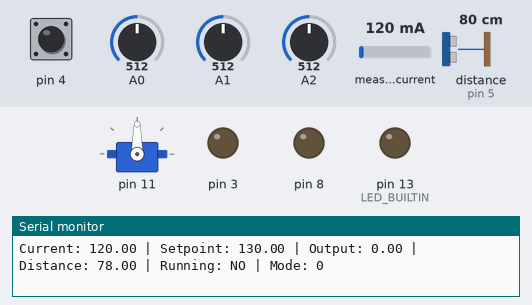
A sketch run on a simulated Arduino Uno, built with avr-gcc and run on an emulated ATmega328P. On the bench: servo, output pins drawn as LEDs (lit = HIGH), the last lines printed to the serial monitor. Wiring (inferred from the names in the program): ultrasonic range finder: trigger pin 6; echo pin 5. The inputs (shaded band) are chosen by the test bench; at power-on: pin 4 HIGH, A1 = 512, A0 = 512, A2 = 512, measured current 120 mA, distance to the obstacle (sensor on pin 5) 80 cm. The echo pulse lasts 58.3 µs per cm; pins used as bus, display or sensor lines are not drawn.

Above: at 1.2 s.
1.3 s: pin 4 pulled LOW for 0.15 s
At 2.7 s:
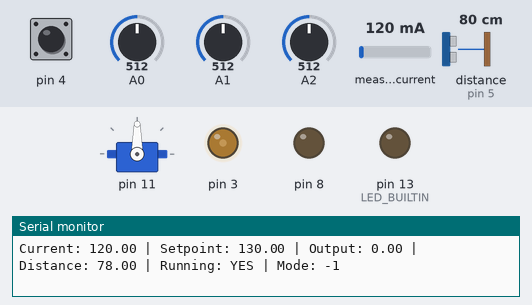
3.0 s: A1 set to 716
At 3.67 s:
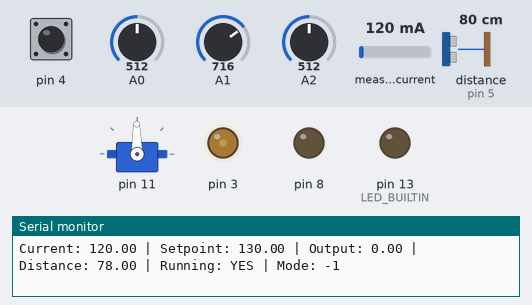
6.0 s: A1 set to 992
At 7.13 s:
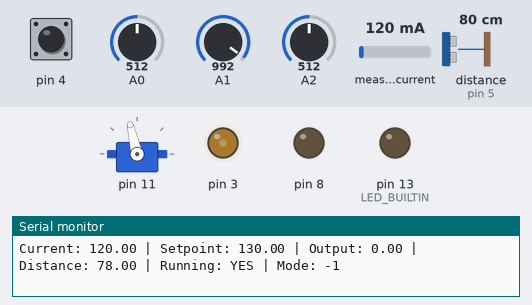
9.0 s: A1 set to 306
12.0 s: A1 set to 120
Timing chart, 0 to 23.5 s (numbered marks = the images above; inputs shaded):
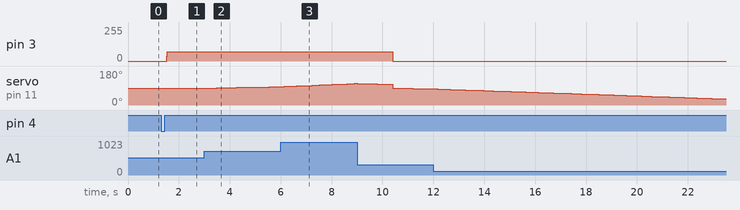

Measured:
- after the input at 1.3 s, pin 3: 0/255 → 70/255 after 0.23 s
- after the input at 3.0 s, servo on pin 11: moves from 90° to 97° over 2.5 s, starting after 0.48 s

The sketch:

gripper_control_system.ino
```cpp
/**
 * @file gripper_control_system.ino
 * @brief Sensor-controlled DC motor gripper system with PID control
 * @author Adil Wahab Bhatti
 * @version 3.2
 * @date 2025-06-09
 *
 * @description
 * This Arduino sketch implements a sophisticated gripper control system that uses
 * multiple sensors (ultrasonic, current, force) and a joystick for precise motor
 * control with PID feedback. The system automatically grips objects when detected
 * and provides manual control through a joystick interface.
 *
 * @hardware
 * - Arduino Uno
 * - INA219 Current Sensor
 * - Ultrasonic Sensor (HC-SR04)
 * - Force Sensor (FSR)
 * - Servo Motor
 * - DC Motor with Driver
 * - Joystick Module (KY-023)
 *
 * @dependencies
 * - Adafruit_INA219 Library v1.2.3+
 * - movingAvg Library v2.3.1+
 * - Servo Library (built-in)
 */

#include <Adafruit_INA219.h>
#include <movingAvg.h>
#include <Servo.h>

// ============================================================================
// CONFIGURATION & CONSTANTS
// ============================================================================

// Debug Configuration
const bool DEBUG_ENABLED = true;

// Pin Definitions
namespace Pins {
  // Servo
  const int SERVO = 11;

  // Motor Driver
  const int MOTOR_PWM = 3;
  const int MOTOR_DIR = 8;

  // Sensors
  const int FORCE_SENSOR = A0;
  const int ULTRASONIC_TRIG = 6;
  const int ULTRASONIC_ECHO = 5;

  // Joystick
  const int JOYSTICK_X = A2;
  const int JOYSTICK_Y = A1;
  const int JOYSTICK_BUTTON = 4;
}

// System Limits & Thresholds
namespace Limits {
  const int SERVO_MIN_ANGLE = 0;
  const int SERVO_MAX_ANGLE = 180;
  const int SERVO_START_ANGLE = 90;

  const int MOTOR_SPEED = 70;
  const int PWM_MIN = 0;
  const int PWM_MAX = 255;

  const float GRIP_DISTANCE_THRESHOLD = 12.0;  // cm
  const float JOYSTICK_DEADZONE = 0.07;        // 7%
  const float JOYSTICK_GRIP_THRESHOLD = 0.3;   // 30%
  const float LOOSENING_TIMEOUT = 9000.0;      // ms
}

// PID Controller Parameters
namespace PID {
  const double KP = 0.02;
  const double KI = 0.00;
  const double KD = 0.000000;
  const float SETPOINT = 130.0;
}

// Moving Average Buffer Sizes
namespace BufferSizes {
  const int CURRENT = 35;
  const int FORCE = 20;
  const int DISTANCE = 100;
}

// ============================================================================
// GRIPPER STATES
// ============================================================================

enum class GripperMode {
  OFF = 0,
  TIGHTENING = 1,
  TIGHTENED = 2,
  LOOSENING = -1,
  LOOSENED = -2
};

// ============================================================================
// GLOBAL OBJECTS & VARIABLES
// ============================================================================

// Hardware Objects
Adafruit_INA219 currentSensor;
Servo servoMotor;

// Moving Average Filters
movingAvg currentFilter(BufferSizes::CURRENT);
movingAvg forceFilter(BufferSizes::FORCE);
movingAvg distanceFilter(BufferSizes::DISTANCE);

// Sensor Data
struct SensorData {
  float current = 0.0;
  float avgCurrent = 0.0;
  float distance = 0.0;
  float avgDistance = 0.0;
  int force = 0;
  int avgForce = 0;
  float joystickX = 0.0;
  float joystickY = 0.0;
  bool buttonPressed = false;
};

// System State
struct SystemState {
  bool running = false;
  GripperMode gripperMode = GripperMode::OFF;
  float servoAngle = Limits::SERVO_START_ANGLE;

  // PID Variables
  double pidOutput = 0.0;
  double error = 0.0;
  double prevError = 0.0;
  double integral = 0.0;

  // Timing
  unsigned long currentTime = 0;
  unsigned long prevTime = 0;
  float deltaTime = 0.0;
  float looseningTime = 0.0;
};

SensorData sensors;
SystemState state;

// ============================================================================
// UTILITY FUNCTIONS
// ============================================================================

/**
 * @brief Read distance from ultrasonic sensor
 * @param trigPin Trigger pin
 * @param echoPin Echo pin
 * @return Distance in centimeters
 */
float readUltrasonicDistance(int trigPin, int echoPin) {
  digitalWrite(trigPin, LOW);
  delayMicroseconds(2);

  digitalWrite(trigPin, HIGH);
  delayMicroseconds(10);
  digitalWrite(trigPin, LOW);

  long duration = pulseIn(echoPin, HIGH);
  return (duration * 0.034) / 2.0;
}

/**
 * @brief Convert joystick analog reading to normalized ratio
 * @param pin Analog pin to read
 * @return Normalized value between -1.0 and 1.0
 */
float getJoystickRatio(int pin) {
  float rawValue = analogRead(pin);
  return (rawValue * 2.0 / 1023.0) - 1.0;
}

/**
 * @brief Update all sensor readings
 */
void updateSensors() {
  // Current sensor
  sensors.current = currentSensor.getCurrent_mA();
  if (sensors.current != 0) {
    sensors.avgCurrent = currentFilter.reading(sensors.current);
  }

  // Distance sensor
  sensors.distance = readUltrasonicDistance(Pins::ULTRASONIC_TRIG, Pins::ULTRASONIC_ECHO);
  if (sensors.distance != 0) {
    sensors.avgDistance = distanceFilter.reading(sensors.distance);
  }

  // Force sensor
  sensors.force = analogRead(Pins::FORCE_SENSOR);
  sensors.avgForce = forceFilter.reading(sensors.force);

  // Joystick
  sensors.joystickX = getJoystickRatio(Pins::JOYSTICK_X);
  sensors.joystickY = getJoystickRatio(Pins::JOYSTICK_Y);
  sensors.buttonPressed = (digitalRead(Pins::JOYSTICK_BUTTON) == LOW);
}

/**
 * @brief Update timing variables
 */
void updateTiming() {
  state.prevTime = state.currentTime;
  state.currentTime = micros();
  state.deltaTime = (state.currentTime - state.prevTime) / 1000.0; // Convert to ms
}

/**
 * @brief Calculate PID output
 */
void calculatePID() {
  state.prevError = state.error;
  state.error = PID::SETPOINT - sensors.avgCurrent;

  double proportional = PID::KP * state.error;
  state.integral += PID::KI * state.error * state.deltaTime;
  double derivative = PID::KD * (state.error - state.prevError) / state.deltaTime;

  double pidValue = proportional + state.integral + derivative;
  state.pidOutput += pidValue;
  state.pidOutput = constrain(state.pidOutput, Limits::PWM_MIN, Limits::PWM_MAX);
}

// ============================================================================
// MOTOR CONTROL FUNCTIONS
// ============================================================================

/**
 * @brief Stop the gripper motor
 */
void stopGripper() {
  analogWrite(Pins::MOTOR_PWM, 0);
}

/**
 * @brief Start gripper tightening sequence
 */
void startTightening() {
  stopGripper();
  delay(25);

  state.gripperMode = GripperMode::TIGHTENING;
  digitalWrite(Pins::MOTOR_DIR, HIGH); // Set direction to tighten

  // Gradual start
  analogWrite(Pins::MOTOR_PWM, Limits::MOTOR_SPEED * 0.5);
  delay(25);
  analogWrite(Pins::MOTOR_PWM, Limits::MOTOR_SPEED);
  delay(25);

  // Reset PID
  state.integral = 0;
  state.pidOutput = Limits::MOTOR_SPEED;
}

/**
 * @brief Start gripper loosening sequence
 */
void startLoosening() {
  stopGripper();
  delay(25);

  state.gripperMode = GripperMode::LOOSENING;
  digitalWrite(Pins::MOTOR_DIR, LOW); // Set direction to loosen

  // Gradual start
  analogWrite(Pins::MOTOR_PWM, Limits::MOTOR_SPEED * 0.5);
  delay(25);
  analogWrite(Pins::MOTOR_PWM, Limits::MOTOR_SPEED);

  state.looseningTime = 0;
}

/**
 * @brief Control gripper based on sensor inputs
 */
void controlGripper() {
  bool objectInRange = (sensors.avgDistance < Limits::GRIP_DISTANCE_THRESHOLD) &&
                      (abs(sensors.joystickX) < Limits::JOYSTICK_GRIP_THRESHOLD);

  if (objectInRange) {
    if (state.gripperMode != GripperMode::TIGHTENING) {
      startTightening();
    } else {
      // Continue PID control
      calculatePID();
      analogWrite(Pins::MOTOR_PWM, state.pidOutput);
      delay(10);
    }
  } else if (state.gripperMode != GripperMode::LOOSENED) {
    if (state.gripperMode != GripperMode::LOOSENING) {
      startLoosening();
    } else {
      // Continue loosening with timeout
      state.looseningTime += state.deltaTime;
      if (state.looseningTime > Limits::LOOSENING_TIMEOUT) {
        state.gripperMode = GripperMode::LOOSENED;
        stopGripper();
        state.servoAngle = Limits::SERVO_START_ANGLE;
        servoMotor.write(state.servoAngle);
      }
    }
  }
}

/**
 * @brief Control servo motor based on joystick input
 */
void controlServo() {
  if (abs(sensors.joystickY) > Limits::JOYSTICK_DEADZONE) {
    state.servoAngle += (sensors.joystickY * 0.6);
    state.servoAngle = constrain(state.servoAngle, Limits::SERVO_MIN_ANGLE, Limits::SERVO_MAX_ANGLE);
    servoMotor.write(state.servoAngle);
  }
}

/**
 * @brief Handle system on/off toggle
 */
void handleSystemToggle() {
  static bool prevButtonState = false;

  if (sensors.buttonPressed && !prevButtonState) {
    state.running = !state.running;

    // Wait for button release with debouncing
    while (digitalRead(Pins::JOYSTICK_BUTTON) == LOW) {
      delay(10);
    }
    delay(50); // Additional debounce delay
  }

  prevButtonState = sensors.buttonPressed;

  // Turn off gripper if system is disabled
  if (!state.running && state.gripperMode != GripperMode::OFF) {
    state.gripperMode = GripperMode::OFF;
    stopGripper();
  }
}

// ============================================================================
// DEBUG FUNCTIONS
// ============================================================================

/**
 * @brief Print debug information to serial
 */
void printDebugInfo() {
  if (!DEBUG_ENABLED) return;

  Serial.print("Current: "); Serial.print(sensors.avgCurrent);
  Serial.print(" | Setpoint: "); Serial.print(PID::SETPOINT);
  Serial.print(" | Output: "); Serial.print(state.pidOutput);
  Serial.print(" | Distance: "); Serial.print(sensors.avgDistance);
  Serial.print(" | Running: "); Serial.print(state.running ? "YES" : "NO");
  Serial.print(" | Mode: "); Serial.println(static_cast<int>(state.gripperMode));
}

// ============================================================================
// INITIALIZATION
// ============================================================================

void setup() {
  // Initialize serial communication for debugging
  if (DEBUG_ENABLED) {
    Serial.begin(9600);
    while (!Serial) {
      delay(1);
    }
    Serial.println("=== Gripper Control System Initializing ===");
  }

  // Initialize current sensor
  if (!currentSensor.begin()) {
    if (DEBUG_ENABLED) {
      Serial.println("ERROR: Failed to initialize INA219 current sensor!");
    }
  } else if (DEBUG_ENABLED) {
    Serial.println("✓ Current sensor initialized");
  }
  currentFilter.begin();

  // Initialize servo motor
  if (!servoMotor.attach(Pins::SERVO)) {
    if (DEBUG_ENABLED) {
      Serial.println("ERROR: Failed to initialize servo motor!");
    }
  } else if (DEBUG_ENABLED) {
    Serial.println("✓ Servo motor initialized");
  }

  // Set servo to starting position
  servoMotor.write(state.servoAngle);
  while (servoMotor.read() != state.servoAngle) {
    delay(10);
  }

  // Initialize motor driver pins
  pinMode(Pins::MOTOR_PWM, OUTPUT);
  pinMode(Pins::MOTOR_DIR, OUTPUT);

  // Initialize sensor pins
  pinMode(Pins::FORCE_SENSOR, INPUT);
  forceFilter.begin();

  pinMode(Pins::ULTRASONIC_TRIG, OUTPUT);
  pinMode(Pins::ULTRASONIC_ECHO, INPUT);
  distanceFilter.begin();

  // Initialize joystick pins
  pinMode(Pins::JOYSTICK_X, INPUT);
  pinMode(Pins::JOYSTICK_Y, INPUT);
  pinMode(Pins::JOYSTICK_BUTTON, INPUT_PULLUP);

  // Initialize built-in LED
  pinMode(LED_BUILTIN, OUTPUT);
  digitalWrite(LED_BUILTIN, LOW);

  if (DEBUG_ENABLED) {
    Serial.println("=== System Ready ===");
  }
}

// ============================================================================
// MAIN LOOP
// ============================================================================

void loop() {
  // Update all sensors and timing
  updateSensors();
  updateTiming();

  // Handle system toggle
  handleSystemToggle();

  // Main control logic (only when system is running)
  if (state.running) {
    controlGripper();
    controlServo();
  }

  // Debug output
  printDebugInfo();

  // Small delay to prevent overwhelming the system
  delay(10);
}
```
